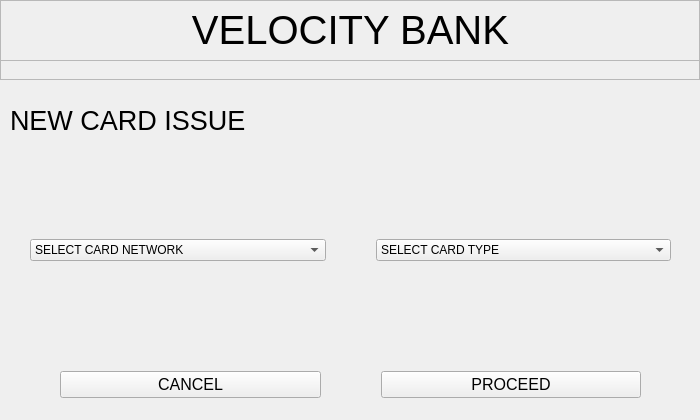
<?xml version="1.0" encoding="UTF-8"?>
<ui version="4.0">
 <class>Form</class>
 <widget class="QWidget" name="Form">
  <property name="geometry">
   <rect>
    <x>0</x>
    <y>0</y>
    <width>700</width>
    <height>420</height>
   </rect>
  </property>
  <property name="windowTitle">
   <string>Form</string>
  </property>
  <widget class="QFrame" name="frame">
   <property name="geometry">
    <rect>
     <x>0</x>
     <y>0</y>
     <width>700</width>
     <height>80</height>
    </rect>
   </property>
   <property name="styleSheet">
    <string notr="true"/>
   </property>
   <property name="frameShape">
    <enum>QFrame::StyledPanel</enum>
   </property>
   <property name="frameShadow">
    <enum>QFrame::Plain</enum>
   </property>
   <widget class="QLabel" name="label">
    <property name="geometry">
     <rect>
      <x>0</x>
      <y>0</y>
      <width>701</width>
      <height>60</height>
     </rect>
    </property>
    <property name="font">
     <font>
      <pointsize>30</pointsize>
     </font>
    </property>
    <property name="text">
     <string>VELOCITY BANK</string>
    </property>
    <property name="alignment">
     <set>Qt::AlignCenter</set>
    </property>
   </widget>
   <widget class="QFrame" name="frame_2">
    <property name="geometry">
     <rect>
      <x>0</x>
      <y>60</y>
      <width>700</width>
      <height>20</height>
     </rect>
    </property>
    <property name="styleSheet">
     <string notr="true"/>
    </property>
    <property name="frameShape">
     <enum>QFrame::StyledPanel</enum>
    </property>
    <property name="frameShadow">
     <enum>QFrame::Sunken</enum>
    </property>
    <property name="lineWidth">
     <number>0</number>
    </property>
   </widget>
  </widget>
  <widget class="QLabel" name="instructLabel">
   <property name="geometry">
    <rect>
     <x>0</x>
     <y>100</y>
     <width>700</width>
     <height>41</height>
    </rect>
   </property>
   <property name="font">
    <font>
     <pointsize>20</pointsize>
    </font>
   </property>
   <property name="text">
    <string>NEW CARD ISSUE</string>
   </property>
   <property name="margin">
    <number>1</number>
   </property>
   <property name="indent">
    <number>10</number>
   </property>
  </widget>
  <widget class="QWidget" name="horizontalLayoutWidget">
   <property name="geometry">
    <rect>
     <x>0</x>
     <y>349</y>
     <width>701</width>
     <height>71</height>
    </rect>
   </property>
   <layout class="QHBoxLayout" name="horizontalLayout">
    <property name="spacing">
     <number>60</number>
    </property>
    <property name="leftMargin">
     <number>60</number>
    </property>
    <property name="rightMargin">
     <number>60</number>
    </property>
    <item>
     <widget class="QPushButton" name="cancelBtn">
      <property name="font">
       <font>
        <pointsize>12</pointsize>
       </font>
      </property>
      <property name="text">
       <string>CANCEL</string>
      </property>
     </widget>
    </item>
    <item>
     <widget class="QPushButton" name="proceedBtn">
      <property name="font">
       <font>
        <pointsize>12</pointsize>
       </font>
      </property>
      <property name="text">
       <string>PROCEED</string>
      </property>
     </widget>
    </item>
   </layout>
  </widget>
  <widget class="QWidget" name="horizontalLayoutWidget_2">
   <property name="geometry">
    <rect>
     <x>0</x>
     <y>150</y>
     <width>701</width>
     <height>201</height>
    </rect>
   </property>
   <layout class="QHBoxLayout" name="horizontalLayout_2">
    <property name="spacing">
     <number>50</number>
    </property>
    <property name="leftMargin">
     <number>30</number>
    </property>
    <property name="rightMargin">
     <number>30</number>
    </property>
    <item>
     <widget class="QComboBox" name="cardNetSelect">
      <item>
       <property name="text">
        <string>SELECT CARD NETWORK</string>
       </property>
      </item>
      <item>
       <property name="text">
        <string>VISA</string>
       </property>
      </item>
      <item>
       <property name="text">
        <string>Master Card</string>
       </property>
      </item>
      <item>
       <property name="text">
        <string>Rupay</string>
       </property>
      </item>
      <item>
       <property name="text">
        <string>American Express</string>
       </property>
      </item>
     </widget>
    </item>
    <item>
     <widget class="QComboBox" name="cardTypeSelect">
      <item>
       <property name="text">
        <string>SELECT CARD TYPE</string>
       </property>
      </item>
      <item>
       <property name="text">
        <string>Classic Debit Card</string>
       </property>
      </item>
      <item>
       <property name="text">
        <string>Platinum Debit Card</string>
       </property>
      </item>
     </widget>
    </item>
   </layout>
  </widget>
 </widget>
 <resources/>
 <connections/>
</ui>
